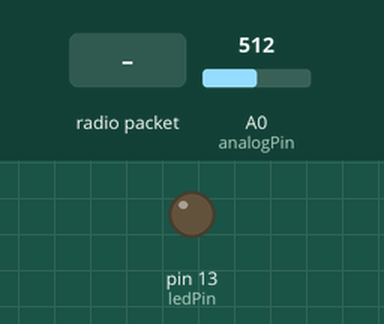
The sketch below on a simulated Arduino Uno, built with avr-gcc and run on an emulated ATmega328P. Parts: output pins drawn as LEDs (lit = HIGH). The inputs (shaded band) are chosen by the test bench; at power-on: A0 (analogPin) = 512. No radio packets arrive unless stated; what the sketch prints to the serial monitor is not drawn.

Above: at 1.8 s.
1.9 s: radio packet "CONNECTION_REQUEST" arrives
3.5 s: radio packet "HEARTBEAT" arrives
7.5 s: A0 (analogPin) set to 643
9.0 s: A0 (analogPin) set to 670
At 9.5 s:
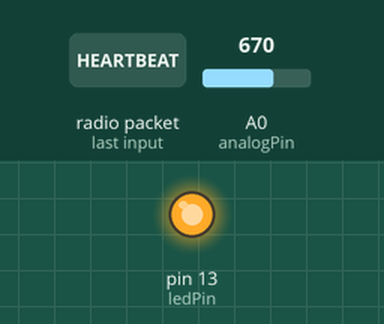
10.5 s: radio packet "ACK" arrives
Timing chart, 0 to 13.0 s (numbered marks = the images above; inputs shaded):
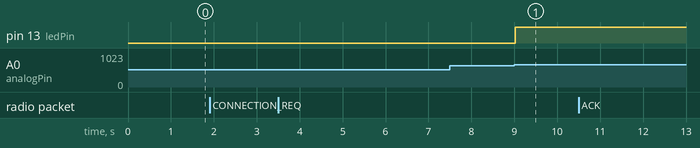

Measured:
- the behaviour switches between 655 and 656 on A0 (analogPin) (found by bisection; images 0 and 1)
- after the input at 1.9 s, every drawn part: stays the same
- after the input at 3.5 s, every drawn part: stays the same
- after the input at 7.5 s, every drawn part: stays the same
- after the input at 9.0 s, pin 13 (ledPin): LOW → HIGH at once
- after the input at 10.5 s, every drawn part: stays the same

The sketch:

AIR0214_Angad_Node_power_cut_detection.ino
```cpp
#include <SPI.h>
#include <nRF24L01.h>
#include <RF24.h>

// Sensor pins - now only one sensor
const int analogPin = A0;   // Single sensor
const int ledPin = 13;      // LED for sensor
const int calibrationTime = 5000; // 5 seconds calibration
const int sampleCount = 20;

// nRF24L01 setup
RF24 radio(2, 3);  // CE, CSN pins (change according to your wiring)
const byte addresses[][6] = {"1Node", "2Node"};

// Sensor variables
float detectionThresholdMax = 1.0;
float detectionThresholdMin = 1.0;
float ambientNoiseLevel = 0;
bool isCalibrated = false;
bool powerCutDetected = false;
unsigned long lastTransmissionTime = 0;
const unsigned long transmissionInterval = 2000; // Send every 2 seconds if power cut
bool headConnected = false;
unsigned long connectionCheckTime = 0;
const unsigned long connectionCheckInterval = 3000; // Check connection every 3 seconds

void setup() {
  Serial.begin(9600);
  pinMode(ledPin, OUTPUT);

  // Initialize nRF24L01
  if (!radio.begin()) {
    Serial.println("NRF24 hardware not responding!");
    while (1);
  }
  radio.openWritingPipe(addresses[1]);     // Send to head node
  radio.openReadingPipe(1, addresses[0]);  // Receive from head node
  radio.setPALevel(RF24_PA_LOW);
  radio.setRetries(3, 5); // Set retries with 750us delay and 5 retries
  radio.startListening();

  Serial.println("=== Live Wire Detector (Single Sensor) ===");

  // Wait for head connection before calibration
  waitForHeadConnection();

  // Calibrate sensor
  calibrateSensor();
}

void loop() {
  float currentVoltage = readAverageVoltage(analogPin, sampleCount);

  bool liveWireDetected = (currentVoltage > detectionThresholdMax || currentVoltage < detectionThresholdMin);

  digitalWrite(ledPin, liveWireDetected ? HIGH : LOW);

  // Check if power cut is detected
  bool currentPowerCut = liveWireDetected;

  // If power cut status changed or it's time to send update
  if (currentPowerCut != powerCutDetected || (currentPowerCut && millis() - lastTransmissionTime > transmissionInterval)) {
    powerCutDetected = currentPowerCut;
    lastTransmissionTime = millis();

    if (powerCutDetected) {
      if (sendPowerCutAlert()) {
        Serial.println("Power cut alert sent successfully");
      } else {
        Serial.println("Power cut alert failed to send");
        headConnected = false;
      }
    } else {
      if (sendPowerRestored()) {
        Serial.println("Power restored message sent successfully");
      } else {
        Serial.println("Power restored message failed to send");
        headConnected = false;
      }
    }
  }

  // Display status with timestamp
  static unsigned long lastPrint = 0;
  if (millis() - lastPrint > 1000) {
    lastPrint = millis();

    Serial.print("Time: ");
    Serial.print(millis() / 1000);
    Serial.print("s");

    // Sensor data
    Serial.print(" | Sensor: ");
    Serial.print(currentVoltage, 3);
    Serial.print("V ");
    Serial.print(liveWireDetected ? "⚠️" : "✅");

    // Transmission status
    Serial.print(" | TX: ");
    Serial.println(powerCutDetected ? "POWER CUT ALERT" : "Normal");

    // Connection status
    Serial.print(" | Connection: ");
    Serial.println(headConnected ? "Connected" : "Disconnected");
  }

  // Check for incoming messages
  if (radio.available()) {
    char text[32] = "";
    radio.read(&text, sizeof(text));
    String message = String(text);

    Serial.print("Received: ");
    Serial.println(message);

    if (message.indexOf("HEARTBEAT") != -1) {
      // Respond to heartbeat
      String response = "ALIVE:" + String(powerCutDetected ? "POWER_CUT" : "NORMAL");
      if (sendMessage(response)) {
        Serial.println("Heartbeat response sent");
      } else {
        Serial.println("Heartbeat response failed");
        headConnected = false;
      }
    }
    else if (message.indexOf("CONNECTION_REQUEST") != -1) {
      // Respond to connection request
      if (sendMessage("NODE_READY")) {
        Serial.println("Connection response sent");
        headConnected = true;
      }
    }
    else if (message.indexOf("ACK") != -1) {
      handleAck(message);
    }
  }

  // Periodically check connection status
  if (millis() - connectionCheckTime > connectionCheckInterval) {
    connectionCheckTime = millis();
    if (!headConnected) {
      Serial.println("Head disconnected - attempting to reconnect");
      waitForHeadConnection();
    }
  }

  delay(100);
}

void waitForHeadConnection() {
  Serial.println("Waiting for head connection...");

  unsigned long startTime = millis();
  bool connectionEstablished = false;

  while (!connectionEstablished && millis() - startTime < 30000) { // Wait up to 30 seconds
    // Listen for connection request
    if (radio.available()) {
      char text[32] = "";
      radio.read(&text, sizeof(text));
      String message = String(text);

      if (message.indexOf("CONNECTION_REQUEST") != -1) {
        // Send response
        if (sendMessage("NODE_READY")) {
          headConnected = true;
          connectionEstablished = true;
          Serial.println("Head connection established!");
          break;
        }
      }
    }

    if (!connectionEstablished) {
      Serial.println("No connection request from head, waiting...");
      delay(1000);
    }
  }

  if (!connectionEstablished) {
    Serial.println("Failed to establish connection with head");
    // Continue with node-only operation
    headConnected = false;
  }
}

void calibrateSensor() {
  Serial.println("Calibrating... Please ensure no live wires nearby");
  for (int i = 5; i > 0; i--) {
    Serial.print(String(i) + "...");
    delay(1000);
  }
  Serial.println();

  // Measure ambient noise
  ambientNoiseLevel = readAverageVoltage(analogPin, 125);

  detectionThresholdMax = ambientNoiseLevel + 0.7; // 0.7V above ambient
  detectionThresholdMin = ambientNoiseLevel - 0.7;

  Serial.println("Calibration Results:");
  Serial.print("Ambient: ");
  Serial.print(ambientNoiseLevel, 3);
  Serial.print("V, Threshold: [");
  Serial.print(detectionThresholdMin, 3);
  Serial.print("V - ");
  Serial.print(detectionThresholdMax, 3);
  Serial.println("V]");

  Serial.println("Calibration complete!");
  Serial.println("==============================================");
}

float readAverageVoltage(int pin, int samples) {
  long sum = 0;
  for (int i = 0; i < samples; i++) {
    sum += analogRead(pin);
    delay(1);
  }
  return (float)sum / samples * (5.0 / 1023.0);
}

bool sendPowerCutAlert() {
  String alertMsg = "POWER_CUT:ALERT";
  return sendMessage(alertMsg);
}

bool sendPowerRestored() {
  String normalMsg = "POWER_RESTORED:OK";
  return sendMessage(normalMsg);
}

bool sendMessage(String message) {
  radio.stopListening();
  bool success = radio.write(message.c_str(), message.length() + 1);
  radio.startListening();
  return success;
}

void handleAck(String message) {
  Serial.println("ACK received: " + message);
  // You can add specific handling for different ACK types if needed
}
```
